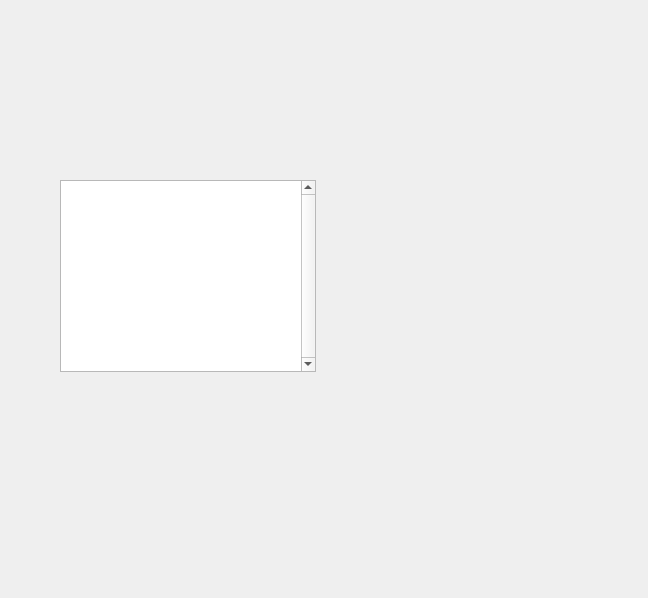
<?xml version="1.0" encoding="UTF-8"?>
<ui version="4.0">
 <class>Form</class>
 <widget class="QWidget" name="Form">
  <property name="geometry">
   <rect>
    <x>0</x>
    <y>0</y>
    <width>648</width>
    <height>598</height>
   </rect>
  </property>
  <property name="windowTitle">
   <string>Form</string>
  </property>
  <widget class="QTreeView" name="tree_view">
   <property name="geometry">
    <rect>
     <x>60</x>
     <y>180</y>
     <width>256</width>
     <height>192</height>
    </rect>
   </property>
   <property name="verticalScrollBarPolicy">
    <enum>Qt::ScrollBarAlwaysOn</enum>
   </property>
   <property name="alternatingRowColors">
    <bool>true</bool>
   </property>
   <property name="uniformRowHeights">
    <bool>true</bool>
   </property>
  </widget>
 </widget>
 <resources/>
 <connections/>
</ui>
